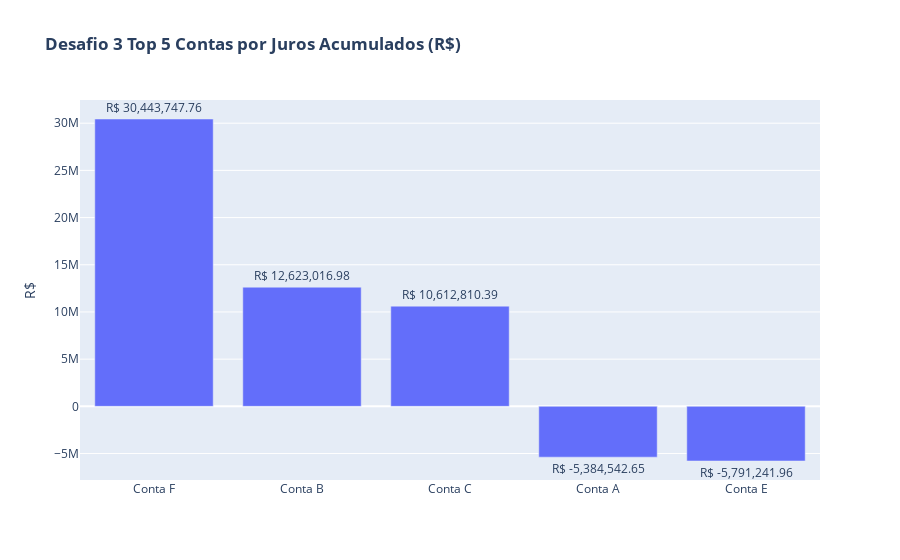

Here is the notebook cell this chart was saved with:
### Markdown cell above
### Desafio 3 - Top 5 Contas por Juros Acumulados (R$)

Este gráfico mostra as **5 contas com maior valor acumulado de juros** ao longo do tempo.  
Os juros foram calculados diariamente sobre o saldo positivo de cada conta, com base em um rendimento de **0,015% ao dia**.  
A soma dos juros foi agrupada por conta, e os dados utilizados foram extraídos do arquivo `desafio3.csv`.

### Code cell
df = pd.read_csv(r"C:\Users\rafae\Desktop\luizalabs\desafio3\desafio3.csv", sep=',')

for col in ["valor_entrada", "valor_saida", "saldo_diario", "saldo_diario_com_rendimento"]:
    df[col] = df[col].astype(str).str.replace('.', '', regex=False).str.replace(',', '.', regex=False).astype(float)

df["data"] = pd.to_datetime(df["data"], errors="coerce")
df["juros_dia"] = df["saldo_diario_com_rendimento"] - df["saldo_diario"]

kpis = df.groupby("conta").agg(juros_total=("juros_dia", "sum")).reset_index()
top5 = kpis.nlargest(5, "juros_total")

fig = px.bar(top5, x="conta", y="juros_total",
             title="<b>Desafio 3 Top 5 Contas por Juros Acumulados (R$)<b>",
             text="juros_total")
fig.update_traces(texttemplate="R$ %{text:,.2f}", textposition="outside")
fig.update_layout(yaxis_title="R$", xaxis_title="")
fig.show()

### Figure 1 — Plotly figure (JSON) as saved in the notebook; plotly's stock layout.template omitted (floating-point values rounded to 4 significant figures)
{"data": [{"alignmentgroup": "True", "hovertemplate": "conta=%{x}<br>juros_total=%{text}<extra></extra>", "legendgroup": "", "marker": {"color": "#636efa", "pattern": {"shape": ""}}, "name": "", "offsetgroup": "", "orientation": "v", "showlegend": false, "text": [30440000.0, 12620000.0, 10610000.0, -5385000.0, -5791000.0], "textposition": "outside", "texttemplate": "R$ %{text:,.2f}", "type": "bar", "x": ["Conta F", "Conta B", "Conta C", "Conta A", "Conta E"], "xaxis": "x", "y": [30440000.0, 12620000.0, 10610000.0, -5385000.0, -5791000.0], "yaxis": "y"}], "layout": {"barmode": "relative", "legend": {"tracegroupgap": 0}, "title": {"text": "<b>Desafio 3 Top 5 Contas por Juros Acumulados (R$)<b>"}, "xaxis": {"anchor": "y", "domain": [0, 1], "title": {"text": ""}}, "yaxis": {"anchor": "x", "domain": [0, 1], "title": {"text": "R$"}}}}
